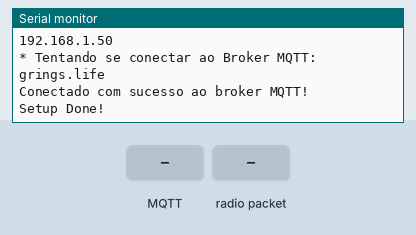
Bench run of a program on a simulated ESP32. Parts: the last lines printed to the serial monitor. Inputs (shaded band) come from the test bench. WiFi joins after 1.5 s; servers stay silent unless stated; random numbers use the default seed unless the program sets one; no radio packets arrive unless stated; no MQTT or app messages arrive unless stated.

Above: at 2.7 s.
2.8 s: MQTT message "101" arrives on the first subscribed topic
At 4.4 s:
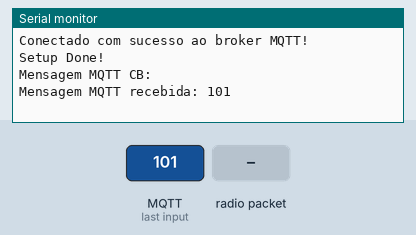
5.1 s: radio packet "101" arrives
At 6.0 s:
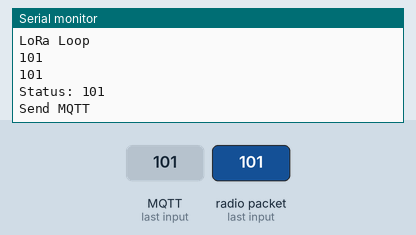
Timing chart, 0 to 8.1 s (numbered marks = the images above; inputs shaded):
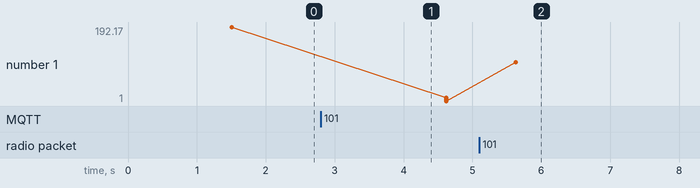

Measured:
- after the input at 2.8 s, the serial monitor: prints a new line after 0.81 s (image 1)
- after the input at 5.1 s, the serial monitor: prints a new line at once (image 2)
- plotted number 1: 192.17 → 1 after the input at 2.8 s

The program:

main.cpp
```cpp
#include <Arduino.h>

#include "Wifi.h"
#include "Mqtt.h"
#include "Lora.h"
#include "Utils.h"

#define pendingMessagesSize 10

Wifi wifi;
Mqtt mqtt;
Lora lora;

bool flagLoraMessage = false;
bool flagMqttMessage = false;

int loraSendMessage = 0;

String pendingMessages[pendingMessagesSize][2];

String UNIQUE_ID;

void mqttCallBack();
void loraCallBack();
void sendLoraToNode();
void loraLoop();
void mqttLoop();
void sendLoRaToNode();


void setup() {
  for (int i=pendingMessagesSize-1; i>0; i--) {
    pendingMessages[i][0] = "";
    pendingMessages[i][1] = "";
  }
  Serial.begin(115200);
  wifi.init();
  mqtt.init(wifi.getClient());
  mqtt.onReceive(mqttCallBack);
  mqtt.checkConnection();

  lora.onReceive(loraCallBack);
  lora.init(UNIQUE_ID);
  lora.receive();
  Serial.println("Setup Done!");
}
void loop() {
  delay(10);
  // Serial.println("init Loop");
  wifi.checkConnection();
  mqtt.checkConnection();

  loraLoop();
  mqttLoop();

  delay(1000);
}

void mqttLoop() {
  if (flagMqttMessage) {
    // Util.blink(2, 200);
    Serial.println("Mqtt Loop");
    for (int i=pendingMessagesSize-1; i>0; i--) {
      if (pendingMessages[i][0] == "") {
        pendingMessages[i][0] = mqtt.getNodeId();
        pendingMessages[i][1] = mqtt.getPacket();
        break;
      }
    }
    for (int i=pendingMessagesSize-1; i>0; i--) {
      Serial.println(String(i) + "-" + pendingMessages[i][0]);
    }
    flagMqttMessage = false;
  }
  MQTT.loop();
}

void loraLoop() {
  if (flagLoraMessage) {
    // Util.blink(4, 200);
    flagLoraMessage = false;
    Serial.println("LoRa Loop");
    Serial.println(lora.getPacket());
    Serial.println(String(lora.getStatus()));

    switch (lora.getStatus())
    {
    case 101:
      Serial.println("Status: 101");
      Serial.println("Send MQTT");
      mqtt.sendMessage(String(lora.getPacket() + "/" + lora.getRSSI()));
      sendLoRaToNode();
      break;
    case 301:
      loraSendMessage = 1;
      break;
    default:
      break;
    }
  }

  if (loraSendMessage > 0) {
    lora.send300(String(loraSendMessage));
    loraSendMessage--;
  }
  return;
}

void sendLoRaToNode() {
  String idNode = lora.getNodeId();
  for (int i=pendingMessagesSize-1; i>0; i--) {
    if (pendingMessages[i][0] == idNode) {
      lora.send201(mqtt.getPacket());
      pendingMessages[i][0] = "";
      pendingMessages[i][1] = "";
    }
  }
}

void mqttCallBack() {
  flagMqttMessage = true;
  return;
}

void loraCallBack() {
  flagLoraMessage = true;
  return;
}

void getChipID() {
  uint8_t baseMac[6];
  esp_read_mac(baseMac, ESP_MAC_WIFI_STA);
  char baseMacChr[4] = {0};
  sprintf(baseMacChr, "%02X%02X", baseMac[4], baseMac[5]);
  UNIQUE_ID = String(baseMacChr);
}
```

Lora.h
```cpp
#include <SPI.h>
#include <LoRa.h>

#include "Utils.h"

#define BAND 433E6

// Heltec
#define SCK 5
#define MISO 19
#define MOSI 27
#define SS 18
#define RST 14
#define DIO0 26

// ESP32
// #define SS 5
// #define RST 14
// #define DIO0 2

typedef void (*customCallBack)();
customCallBack _customCB;

String _rssi = "null";
String _packSize = "--";
String _packet;

String _message;
String _nodeID;
int _status;


String _UNIQUE_ID;

void defaultCallBack(int packetSize) {
    _packet ="";
    _packSize = String(packetSize,DEC);
    for (int i = 0; i < packetSize; i++) { _packet += (char) LoRa.read(); }
    _rssi = String(LoRa.packetRssi(), DEC);
    Serial.println("defautlCB: " +_packet);

    _status = Util.splitString(_packet, '/', 0).toInt();

    if ( _status == 101 || _status == 102 || _status == 201 ) {
        _nodeID = Util.splitString(_packet, '/', 2);
        _message = Util.splitString(_packet, '/', 3);
    }
    Serial.println("Mensagem LoRa recebida: " + _packet);


    _customCB();
}

class Lora {
    public:
        Lora() {
            SPI.begin(SCK, MISO, MOSI, SS);
            LoRa.setPins(SS, RST, DIO0);
            LoRa.onReceive(defaultCallBack);
        }

        void init(String UNIQUE_ID) {
            _UNIQUE_ID = UNIQUE_ID;
            if (!LoRa.begin(BAND)) {
                Serial.println("Starting LoRa failed!");
                while (1);
            }
        }

        void onReceive(customCallBack customCB) {
            _customCB = customCB;
        }

        void receive() {
            LoRa.receive();
        }

        void send101(String message) {
            LoRa.beginPacket();
            LoRa.setTxPower(14);
            LoRa.print("101/" + String(random(100)) + "/" + _UNIQUE_ID + "/" + message);
            LoRa.endPacket();
            LoRa.receive();
            Serial.println("Sent 101" + message);
        }

        void send201(String message) {
            LoRa.beginPacket();
            LoRa.setTxPower(14);
            LoRa.print(message);
            LoRa.endPacket();
            LoRa.receive();
        }

        void send300(String message) {
            LoRa.beginPacket();
            LoRa.setTxPower(14);
            LoRa.print("300/" + String(random(100)) + "/" + message);
            LoRa.endPacket();
            LoRa.receive();
        }

        void send301() {
            LoRa.beginPacket();
            LoRa.setTxPower(14);
            LoRa.print("301/" + String(random(100)));
            LoRa.endPacket();
            LoRa.receive();
        }

        void deepSleep() {
            LoRa.end();
            LoRa.sleep();
            delay(10);
        }

        String getPacket() {
            return _packet;
        }

        String getMessage() {
            return _message;
        }

        int getStatus() {
            return _status;
        }

        String getNodeId() {
            return _nodeID;
        }

        String getRSSI() {
            return _rssi;
        }
};
```

Mqtt.h
```cpp
#include <Arduino.h>
#include <PubSubClient.h>

#include "Utils.h"

#define TOPICO_SUBSCRIBE "/matchio/1/"
#define TOPICO_PUBLISH   "/matchio/1/data"
#define ID_MQTT  "MatchIO-Gateway2"

const char* BROKER_MQTT = "grings.life";
// const char* BROKER_MQTT = "192.168.15.8";
// const char* BROKER_MQTT = "35.193.140.139";
// const char* BROKER_MQTT = "35.202.231.164";
int BROKER_PORT = 1883;

typedef void (*CustomCallBack)();
CustomCallBack _customCallBack;

void mqtt_callback(char* topic, byte* payload, unsigned int length);

String _mqttPacket;
String _mqttMessage;
String _mqttNodeId;
int _mqttStatus;
PubSubClient MQTT(wifiClient);

class Mqtt {
    private:
        ;
    public:
        Mqtt() {
        }

        void init(WiFiClient espClient)  {
            // MQTT.setClient(espClient);

            MQTT.setServer(BROKER_MQTT, BROKER_PORT);
            MQTT.setCallback(mqtt_callback);
        }

        void onReceive(CustomCallBack callback) {
            _customCallBack = callback;
        }

        void checkConnection() {
            if (!MQTT.connected())
                connect();
        }

        void connect() {
            while (!MQTT.connected()) {
                Serial.print("* Tentando se conectar ao Broker MQTT: ");
                Serial.println(BROKER_MQTT);
                if (MQTT.connect(ID_MQTT))
                {
                    Serial.println("Conectado com sucesso ao broker MQTT!");
                    MQTT.subscribe(TOPICO_SUBSCRIBE);
                    sendMessage("1","/connect/1");
                }
                else
                {
                    Serial.println("Falha ao reconectar no broker.");
                    Serial.println("Havera nova tentatica de conexao em 2s");
                    delay(2000);
                }
            }
        }

        void sendMessage(String message) {
            MQTT.publish(TOPICO_PUBLISH, (char*) message.c_str());
        }

        void sendMessage(String message, String topic) {
            MQTT.publish((char*) topic.c_str(), (char*) message.c_str());
        }

        String getPacket() {
            return _mqttPacket;
        }

        String getMessage() {
            return _mqttMessage;
        }

        int getStatus() {
            return _mqttStatus;
        }

        String getNodeId() {
            return _mqttNodeId;
        }
};

void mqtt_callback(char* topic, byte* payload, unsigned int length)
{
    Serial.println("Mensagem MQTT CB: ");
    _mqttPacket = "";
    for(int i = 0; i < length; i++)
    {
        char c = (char)payload[i];
        _mqttPacket += c;
    }
    _mqttStatus = Util.splitString(_mqttPacket, '/', 0).toInt();
    if ( _mqttStatus == 101 || _mqttStatus == 102 || _mqttStatus == 201 ) {
        _mqttNodeId = Util.splitString(_mqttPacket, '/', 2);
        _mqttMessage = Util.splitString(_mqttPacket, '/', 3);
        _customCallBack();
    }
    Serial.println("Mensagem MQTT recebida: " + _mqttPacket);
}
```

Utils.h
```cpp
#ifndef UTILS_H
#define UTILS_H

#define LED_PIN 14

class Utils
{
private:

public:
    Utils() {
        pinMode(LED_PIN, OUTPUT);
    };
    static void blink (int repeat, int delayMls) {
        for (int i=0; i<repeat; i++) {
            digitalWrite(LED_PIN, !digitalRead(LED_PIN));
            delay(delayMls/2);
            digitalWrite(LED_PIN, !digitalRead(LED_PIN));
            delay(delayMls/2);
        }
    }

    static void ledOff() {
        digitalWrite(LED_PIN, LOW);
    }

    static String splitString(String data, char separator, int index) {
        int found = 0;
        int strIndex[] = {0, -1};
        int maxIndex = data.length()-1;

        for(int i=0; i<=maxIndex && found<=index; i++){
            if(data.charAt(i)==separator || i==maxIndex){
                found++;
                strIndex[0] = strIndex[1]+1;
                strIndex[1] = (i == maxIndex) ? i+1 : i;
            }
        }
        return found>index ? data.substring(strIndex[0], strIndex[1]) : "";
    }


};

extern Utils Util;


#endif
```

Wifi.h
```cpp
#include <WiFi.h>

#include "Utils.h"

WiFiClient wifiClient;

class Wifi
{
private:
    // char* SSID = "Redmi";
    // char* PASSWORD = "felipehg";
    // char* SSID = "HughesNet_D46E0E";
    // char* PASSWORD = "4n4.Cl4r4";
    char* SSID = "VIVOFIBRA-7517";
    char* PASSWORD = "vwJg5wCUvT";
public:
    Wifi(){}

    void init() {
        WiFi.begin(SSID, PASSWORD);
        connect();
    }

    WiFiClient getClient() {
        return wifiClient;
    }

    void checkConnection() {
        if (WiFi.status() == WL_CONNECTED)
            return;
        connect();
    }

    void connect() {
        while (WiFi.status() != WL_CONNECTED) {
            delay(500);
            Serial.print(".");
            // Util.blink(1, 100);
        }
        Util.ledOff();

        Serial.println();
        Serial.print("Conectado com sucesso na rede ");
        Serial.print(SSID);
        Serial.println("IP obtido: ");
        Serial.println(WiFi.localIP());
    }
};
```
